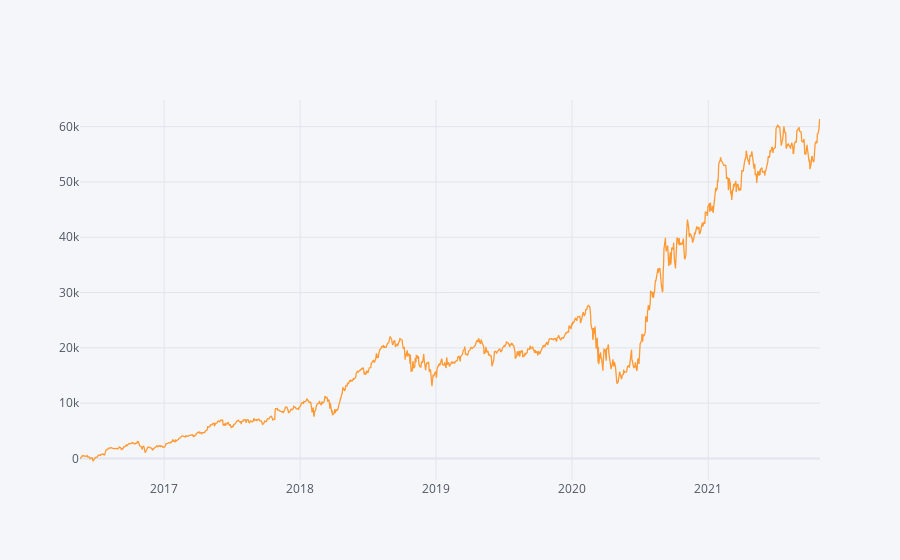

Source (notebook cell):
### Markdown cell above
- Calculate the absolute return, CAGR and IR for your optimized portfolio. 
- absolute return, CAGR and IR for your candidate algorithmic trading using an appropriate starting value.

### Code cell
#trading strategy
absolute_return_bh = ((results.Cumulative_Return.iloc[-1])/capital)*100
CAGR_bh = (((results.Cumulative_Return.iloc[-1]/capital)**(252/len(results)))-1)*100
#CAGR1_bh = (((results.Cumulative_Return.iloc[-1]/capital)**(365/(results.index[-1] - results.index[0]).days))-1)*100
IR_bh = (results.Cumulative_Return.pct_change().mean()/results.Cumulative_Return.pct_change().std())*((252) **0.5)

print(absolute_return_bh)
print(CAGR_bh)
#print(CAGR1_bh)
print(IR_bh)

results.Cumulative_Return.iplot()

### Figure 1 — Plotly figure (JSON) as saved in the notebook; plotly's stock layout.template omitted (floating-point values rounded to 4 significant figures; data arrays with more than 128 entries replaced by an {"elided": "..."} marker saying what was removed)
{"data": [{"line": {"color": "rgba(255, 153, 51, 1.0)", "dash": "solid", "shape": "linear", "width": 1.3}, "mode": "lines", "name": "Cumulative_Return", "text": "", "type": "scatter", "x": {"elided": "1371 str values"}, "y": {"elided": "1371 float values"}}], "layout": {"legend": {"bgcolor": "#F5F6F9", "font": {"color": "#4D5663"}}, "paper_bgcolor": "#F5F6F9", "plot_bgcolor": "#F5F6F9", "title": {"font": {"color": "#4D5663"}}, "xaxis": {"gridcolor": "#E1E5ED", "showgrid": true, "tickfont": {"color": "#4D5663"}, "title": {"font": {"color": "#4D5663"}, "text": ""}, "zerolinecolor": "#E1E5ED"}, "yaxis": {"gridcolor": "#E1E5ED", "showgrid": true, "tickfont": {"color": "#4D5663"}, "title": {"font": {"color": "#4D5663"}, "text": ""}, "zerolinecolor": "#E1E5ED"}}}
